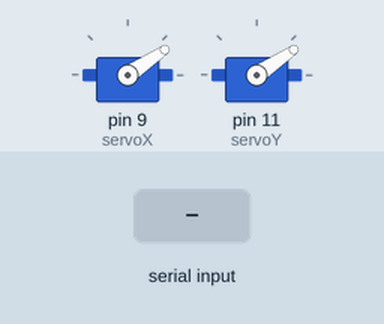
Recording of a sketch running on a simulated Arduino Uno, built with avr-gcc and run on an emulated ATmega328P. Shown: 2 × servo. The inputs (shaded band) are chosen by the test bench.

Above: at 1.2 s.
1.3 s: "90,45," received over Serial
At 3.4 s:
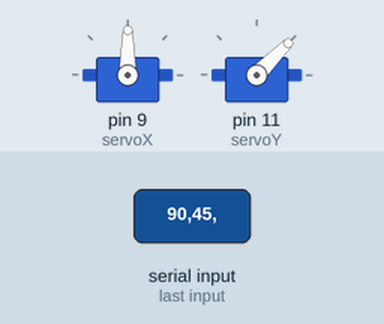
3.8 s: "30,150," received over Serial
At 5.3 s:
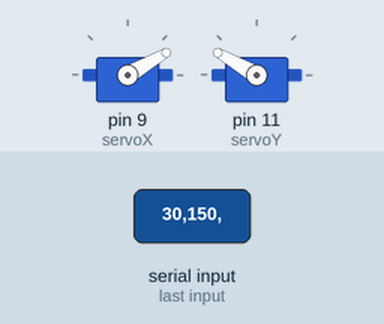
6.3 s: "5," received over Serial
At 8.3 s:
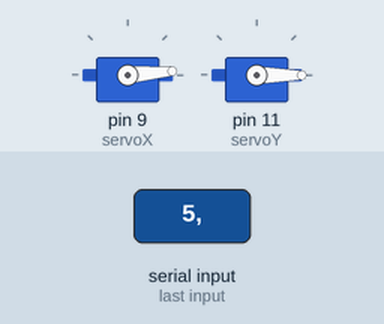
8.8 s: "90," received over Serial
At 10.2 s:
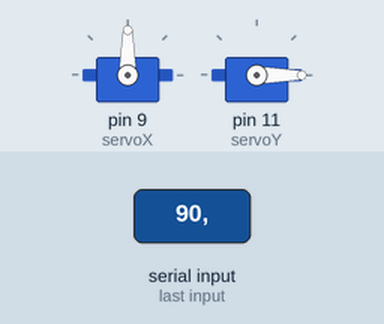
11.3 s: "200," received over Serial
At 13.3 s:
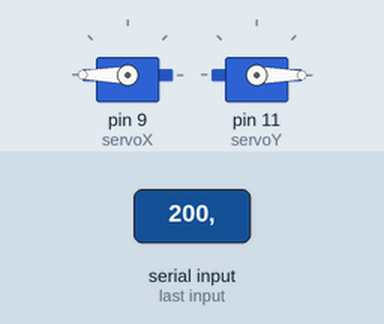
13.8 s: "1,90," received over Serial
At 15.2 s:
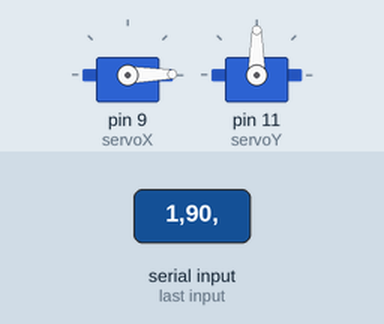
Timing chart, 0 to 16.8 s (numbered marks = the images above; inputs shaded):
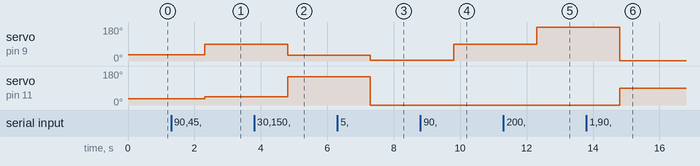

The sketch:

Arduino_Code_Final_2.ino
```cpp
#include <Servo.h>

Servo servoX;
Servo servoY;
float angleX = 34.0;
float angleY = 34.0;


void setup() {
  Serial.begin(19200);

  servoX.attach(9, 550, 2350);
  servoY.attach(11, 550, 2350);

  servoX.write(angleX);
  servoY.write(angleY);
}


void loop() {

  if(Serial.available() > 0) {
    angleX = Serial.readStringUntil(',').toFloat();
    angleY = Serial.readStringUntil('\n').toFloat();
    servoX.write(angleX);
    servoY.write(angleY);


  }

}
```

Measured:
- after the input at 1.3 s, servo on pin 9 (servoX): 34° → 90° after 1.0 s; servo on pin 11 (servoY): 34° → 45° after 1.0 s
- after the input at 3.8 s, servo on pin 9 (servoX): 90° → 30° after 1.0 s; servo on pin 11 (servoY): 45° → 150° after 1.0 s
- after the input at 6.3 s, servo on pin 9 (servoX): 30° → 5° after 1.0 s; servo on pin 11 (servoY): 150° → 0° after 1.0 s
- after the input at 8.8 s, servo on pin 9 (servoX): 5° → 90° after 1.0 s
- after the input at 11.3 s, servo on pin 9 (servoX): 90° → 180° after 1.0 s
- after the input at 13.8 s, servo on pin 9 (servoX): 180° → 1° after 1.0 s; servo on pin 11 (servoY): 0° → 90° after 1.0 s
